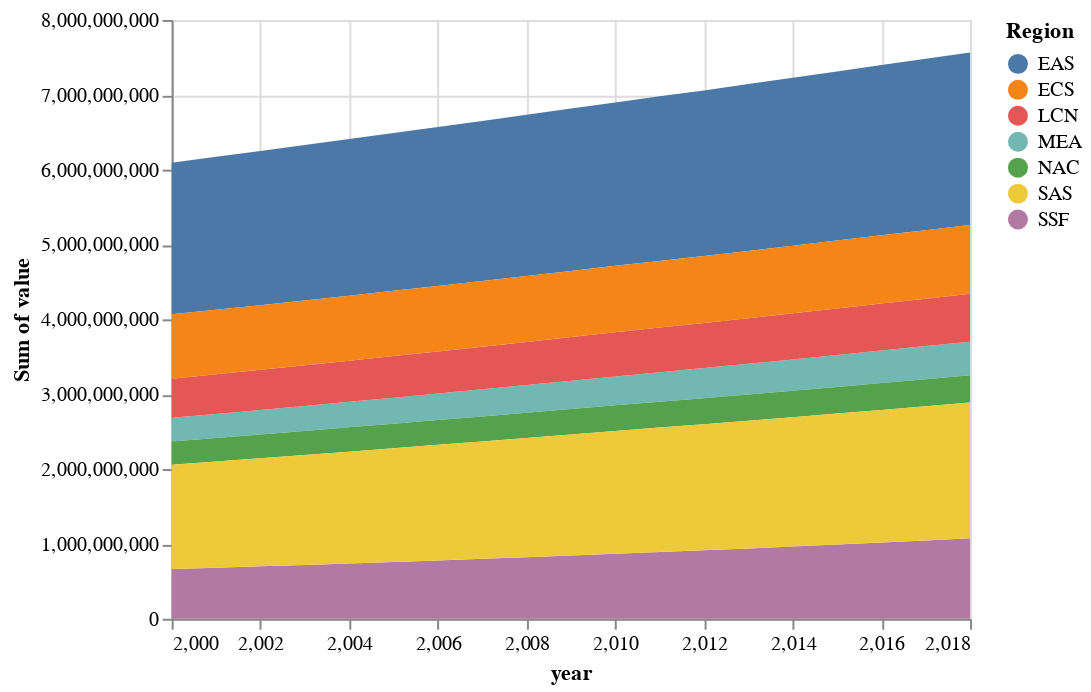

The notebook cell this image was saved under:
### Code cell
## agregaciones, y otros gráficos

g1 = alt.Chart(tbl_melt).mark_area().encode(
    x="year",
    y="sum(value):Q",
    color="Region:N"
)

g1

### Figure 1 — Vega-Lite specification as saved in the notebook (floating-point values rounded to 4 significant figures; data arrays with more than 128 entries replaced by an {"elided": "..."} marker saying what was removed)
{"usermeta": {"embedOptions": {"theme": "urbaninstitute"}}, "config": {"view": {"continuousWidth": 400, "continuousHeight": 300}}, "data": {"name": "data-45f5947811f3533196d68ad09f9ecab2"}, "mark": "area", "encoding": {"color": {"type": "nominal", "field": "Region"}, "x": {"type": "quantitative", "field": "year"}, "y": {"type": "quantitative", "aggregate": "sum", "field": "value"}}, "$schema": "https://vega.github.io/schema/vega-lite/v4.8.1.json", "datasets": {"data-45f5947811f3533196d68ad09f9ecab2": {"elided": "4123 records"}}}
